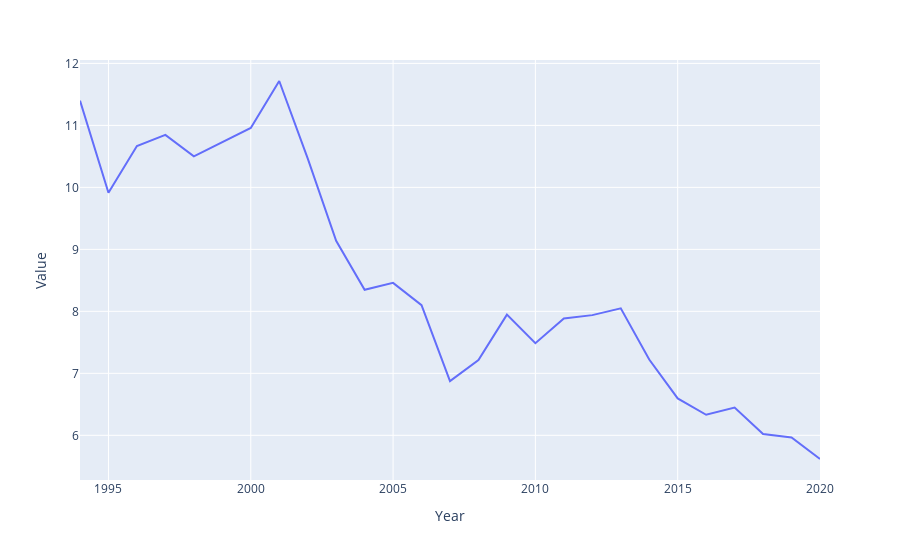

The notebook cell this image was saved under:
### Code cell
fig = px.line(Rail_transport_df, x='Year', y='Value')
fig.show()

### Figure 1 — Plotly figure (JSON) as saved in the notebook; plotly's stock layout.template omitted (floating-point values rounded to 4 significant figures)
{"data": [{"hovertemplate": "Year=%{x}<br>Value=%{y}<extra></extra>", "legendgroup": "", "line": {"color": "#636efa", "dash": "solid"}, "marker": {"symbol": "circle"}, "mode": "lines", "name": "", "orientation": "v", "showlegend": false, "type": "scatter", "x": [1994, 1995, 1996, 1997, 1998, 1999, 2000, 2001, 2002, 2003, 2004, 2005, 2006, 2007, 2008, 2009, 2010, 2011, 2012, 2013, 2014, 2015, 2016, 2017, 2018, 2019, 2020], "xaxis": "x", "y": [11.4, 9.913, 10.67, 10.85, 10.5, 10.73, 10.96, 11.72, 10.47, 9.139, 8.348, 8.46, 8.1, 6.874, 7.214, 7.947, 7.486, 7.885, 7.939, 8.049, 7.223, 6.595, 6.332, 6.447, 6.021, 5.964, 5.618], "yaxis": "y"}], "layout": {"legend": {"tracegroupgap": 0}, "margin": {"t": 60}, "xaxis": {"anchor": "y", "domain": [0, 1], "title": {"text": "Year"}}, "yaxis": {"anchor": "x", "domain": [0, 1], "title": {"text": "Value"}}}}
